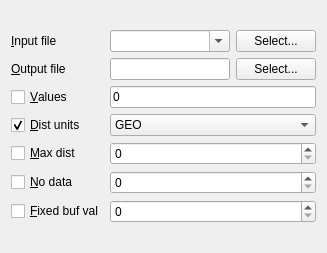
<?xml version="1.0" encoding="UTF-8"?>
<ui version="4.0">
 <class>GdalToolsWidget</class>
 <widget class="QWidget" name="GdalToolsWidget">
  <property name="geometry">
   <rect>
    <x>0</x>
    <y>0</y>
    <width>327</width>
    <height>253</height>
   </rect>
  </property>
  <property name="sizePolicy">
   <sizepolicy hsizetype="Expanding" vsizetype="Preferred">
    <horstretch>0</horstretch>
    <verstretch>0</verstretch>
   </sizepolicy>
  </property>
  <property name="windowTitle">
   <string>Proximity (Raster distance)</string>
  </property>
  <layout class="QVBoxLayout" name="verticalLayout">
   <item>
    <layout class="QGridLayout" name="gridLayout">
     <item row="0" column="0">
      <widget class="QLabel" name="label">
       <property name="text">
        <string>&amp;Input file</string>
       </property>
       <property name="buddy">
        <cstring>selectInputFileButton</cstring>
       </property>
      </widget>
     </item>
     <item row="0" column="1">
      <layout class="QHBoxLayout" name="horizontalLayout_3">
       <item>
        <widget class="QComboBox" name="inputLayerCombo">
         <property name="sizePolicy">
          <sizepolicy hsizetype="Expanding" vsizetype="Fixed">
           <horstretch>0</horstretch>
           <verstretch>0</verstretch>
          </sizepolicy>
         </property>
         <property name="editable">
          <bool>true</bool>
         </property>
         <property name="insertPolicy">
          <enum>QComboBox::NoInsert</enum>
         </property>
        </widget>
       </item>
       <item>
        <widget class="QPushButton" name="selectInputFileButton">
         <property name="text">
          <string>Select...</string>
         </property>
        </widget>
       </item>
      </layout>
     </item>
     <item row="1" column="0">
      <widget class="QLabel" name="label_2">
       <property name="text">
        <string>&amp;Output file</string>
       </property>
       <property name="buddy">
        <cstring>selectOutputFileButton</cstring>
       </property>
      </widget>
     </item>
     <item row="1" column="1">
      <layout class="QHBoxLayout" name="horizontalLayout_2">
       <item>
        <widget class="QLineEdit" name="outputFileEdit"/>
       </item>
       <item>
        <widget class="QPushButton" name="selectOutputFileButton">
         <property name="text">
          <string>Select...</string>
         </property>
        </widget>
       </item>
      </layout>
     </item>
     <item row="2" column="0">
      <widget class="QCheckBox" name="valuesCheck">
       <property name="text">
        <string>&amp;Values</string>
       </property>
      </widget>
     </item>
     <item row="3" column="0">
      <widget class="QCheckBox" name="distUnitsCheck">
       <property name="text">
        <string>&amp;Dist units</string>
       </property>
       <property name="checked">
        <bool>true</bool>
       </property>
      </widget>
     </item>
     <item row="3" column="1">
      <widget class="QComboBox" name="distUnitsCombo">
       <item>
        <property name="text">
         <string>GEO</string>
        </property>
       </item>
       <item>
        <property name="text">
         <string>PIXEL</string>
        </property>
       </item>
      </widget>
     </item>
     <item row="4" column="0">
      <widget class="QCheckBox" name="maxDistCheck">
       <property name="text">
        <string>&amp;Max dist</string>
       </property>
      </widget>
     </item>
     <item row="4" column="1">
      <widget class="QSpinBox" name="maxDistSpin">
       <property name="maximum">
        <number>65000</number>
       </property>
      </widget>
     </item>
     <item row="5" column="0">
      <widget class="QCheckBox" name="noDataCheck">
       <property name="text">
        <string>&amp;No data</string>
       </property>
      </widget>
     </item>
     <item row="5" column="1">
      <widget class="QSpinBox" name="noDataSpin">
       <property name="maximum">
        <number>65000</number>
       </property>
      </widget>
     </item>
     <item row="6" column="0">
      <widget class="QCheckBox" name="fixedBufValCheck">
       <property name="text">
        <string>&amp;Fixed buf val</string>
       </property>
      </widget>
     </item>
     <item row="6" column="1">
      <widget class="QSpinBox" name="fixedBufValSpin">
       <property name="maximum">
        <number>65000</number>
       </property>
      </widget>
     </item>
     <item row="2" column="1">
      <widget class="QLineEdit" name="valuesEdit">
       <property name="text">
        <string>0</string>
       </property>
      </widget>
     </item>
    </layout>
   </item>
  </layout>
 </widget>
 <resources/>
 <connections/>
</ui>
